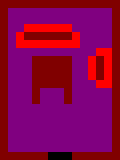

This game map was drawn from its Tiled (.tmx) file and the tilesets committed beside it. A one-line description and the full map source follow:
An orthogonal 15x20 tile map with 8x8 px tiles, 1 tile layer (Capa de Patrones 1).

<map version="1.0" tiledversion="2018.06.01" orientation="orthogonal" renderorder="right-down" width="15" height="20" tilewidth="8" tileheight="8" infinite="0" nextlayerid="2" nextobjectid="1">
 <tileset firstgid="1" name="tiles" tilewidth="8" tileheight="8" tilecount="45" columns="9">
  <image source="../../tiles.png" width="72" height="40" />
 </tileset>
 <layer id="1" name="Capa de Patrones 1" width="15" height="20">
  <data encoding="csv">
22,22,22,22,22,22,22,22,22,22,22,22,22,22,22,
22,4,4,4,4,4,4,4,4,4,4,4,4,4,22,
22,4,4,4,4,4,4,4,4,4,4,4,4,4,22,
22,4,4,23,23,23,23,23,23,4,4,4,4,4,22,
22,4,23,22,22,22,22,22,22,23,4,4,4,4,22,
22,4,23,23,23,23,23,23,23,23,4,4,4,4,22,
22,4,4,4,4,4,4,4,4,4,4,4,23,23,22,
22,4,4,4,22,22,22,22,22,4,4,23,22,23,22,
22,4,4,4,22,22,22,22,22,4,4,23,22,23,22,
22,4,4,4,22,22,22,22,22,4,4,23,22,23,22,
22,4,4,4,22,22,22,22,22,4,4,4,23,23,22,
22,4,4,4,22,4,4,4,22,4,4,4,4,4,22,
22,4,4,4,22,4,4,4,22,4,4,4,4,4,22,
22,4,4,4,4,4,4,4,4,4,4,4,4,4,22,
22,4,4,4,4,4,4,4,4,4,4,4,4,4,22,
22,4,4,4,4,4,4,4,4,4,4,4,4,4,22,
22,4,4,4,4,4,4,4,4,4,4,4,4,4,22,
22,4,4,4,4,4,4,4,4,4,4,4,4,4,22,
22,4,4,4,4,4,4,4,4,4,4,4,4,4,22,
22,22,22,22,22,22,9,9,9,22,22,22,22,22,22
</data>
 </layer>
</map>
